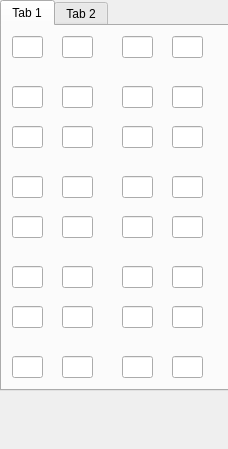
<?xml version="1.0" encoding="UTF-8"?>
<ui version="4.0">
 <class>Form</class>
 <widget class="QWidget" name="Form">
  <property name="geometry">
   <rect>
    <x>0</x>
    <y>0</y>
    <width>228</width>
    <height>449</height>
   </rect>
  </property>
  <property name="windowTitle">
   <string>Form</string>
  </property>
  <widget class="QTabWidget" name="tabWidget">
   <property name="geometry">
    <rect>
     <x>0</x>
     <y>0</y>
     <width>231</width>
     <height>391</height>
    </rect>
   </property>
   <property name="currentIndex">
    <number>0</number>
   </property>
   <widget class="QWidget" name="tab">
    <attribute name="title">
     <string>Tab 1</string>
    </attribute>
    <widget class="QLineEdit" name="lineEdit_32">
     <property name="geometry">
      <rect>
       <x>170</x>
       <y>330</y>
       <width>31</width>
       <height>22</height>
      </rect>
     </property>
    </widget>
    <widget class="QLineEdit" name="lineEdit_17">
     <property name="geometry">
      <rect>
       <x>60</x>
       <y>190</y>
       <width>31</width>
       <height>22</height>
      </rect>
     </property>
    </widget>
    <widget class="QLineEdit" name="lineEdit_20">
     <property name="geometry">
      <rect>
       <x>60</x>
       <y>240</y>
       <width>31</width>
       <height>22</height>
      </rect>
     </property>
    </widget>
    <widget class="QLineEdit" name="lineEdit_2">
     <property name="geometry">
      <rect>
       <x>60</x>
       <y>10</y>
       <width>31</width>
       <height>22</height>
      </rect>
     </property>
    </widget>
    <widget class="QLineEdit" name="lineEdit_3">
     <property name="geometry">
      <rect>
       <x>170</x>
       <y>10</y>
       <width>31</width>
       <height>22</height>
      </rect>
     </property>
    </widget>
    <widget class="QLineEdit" name="lineEdit_7">
     <property name="geometry">
      <rect>
       <x>170</x>
       <y>60</y>
       <width>31</width>
       <height>22</height>
      </rect>
     </property>
    </widget>
    <widget class="QLineEdit" name="lineEdit_19">
     <property name="geometry">
      <rect>
       <x>170</x>
       <y>240</y>
       <width>31</width>
       <height>22</height>
      </rect>
     </property>
    </widget>
    <widget class="QLineEdit" name="lineEdit_25">
     <property name="geometry">
      <rect>
       <x>10</x>
       <y>330</y>
       <width>31</width>
       <height>22</height>
      </rect>
     </property>
    </widget>
    <widget class="QLineEdit" name="lineEdit_5">
     <property name="geometry">
      <rect>
       <x>60</x>
       <y>60</y>
       <width>31</width>
       <height>22</height>
      </rect>
     </property>
    </widget>
    <widget class="QLineEdit" name="lineEdit_15">
     <property name="geometry">
      <rect>
       <x>120</x>
       <y>100</y>
       <width>31</width>
       <height>22</height>
      </rect>
     </property>
    </widget>
    <widget class="QLineEdit" name="lineEdit_24">
     <property name="geometry">
      <rect>
       <x>10</x>
       <y>190</y>
       <width>31</width>
       <height>22</height>
      </rect>
     </property>
    </widget>
    <widget class="QLineEdit" name="lineEdit_28">
     <property name="geometry">
      <rect>
       <x>10</x>
       <y>280</y>
       <width>31</width>
       <height>22</height>
      </rect>
     </property>
    </widget>
    <widget class="QLineEdit" name="lineEdit_23">
     <property name="geometry">
      <rect>
       <x>170</x>
       <y>280</y>
       <width>31</width>
       <height>22</height>
      </rect>
     </property>
    </widget>
    <widget class="QLineEdit" name="lineEdit_26">
     <property name="geometry">
      <rect>
       <x>60</x>
       <y>280</y>
       <width>31</width>
       <height>22</height>
      </rect>
     </property>
    </widget>
    <widget class="QLineEdit" name="lineEdit_16">
     <property name="geometry">
      <rect>
       <x>120</x>
       <y>150</y>
       <width>31</width>
       <height>22</height>
      </rect>
     </property>
    </widget>
    <widget class="QLineEdit" name="lineEdit_10">
     <property name="geometry">
      <rect>
       <x>170</x>
       <y>100</y>
       <width>31</width>
       <height>22</height>
      </rect>
     </property>
    </widget>
    <widget class="QLineEdit" name="lineEdit_29">
     <property name="geometry">
      <rect>
       <x>60</x>
       <y>330</y>
       <width>31</width>
       <height>22</height>
      </rect>
     </property>
    </widget>
    <widget class="QLineEdit" name="lineEdit_30">
     <property name="geometry">
      <rect>
       <x>120</x>
       <y>190</y>
       <width>31</width>
       <height>22</height>
      </rect>
     </property>
    </widget>
    <widget class="QLineEdit" name="lineEdit">
     <property name="geometry">
      <rect>
       <x>10</x>
       <y>10</y>
       <width>31</width>
       <height>22</height>
      </rect>
     </property>
    </widget>
    <widget class="QLineEdit" name="lineEdit_27">
     <property name="geometry">
      <rect>
       <x>10</x>
       <y>240</y>
       <width>31</width>
       <height>22</height>
      </rect>
     </property>
    </widget>
    <widget class="QLineEdit" name="lineEdit_14">
     <property name="geometry">
      <rect>
       <x>10</x>
       <y>150</y>
       <width>31</width>
       <height>22</height>
      </rect>
     </property>
    </widget>
    <widget class="QLineEdit" name="lineEdit_9">
     <property name="geometry">
      <rect>
       <x>60</x>
       <y>100</y>
       <width>31</width>
       <height>22</height>
      </rect>
     </property>
    </widget>
    <widget class="QLineEdit" name="lineEdit_6">
     <property name="geometry">
      <rect>
       <x>10</x>
       <y>60</y>
       <width>31</width>
       <height>22</height>
      </rect>
     </property>
    </widget>
    <widget class="QLineEdit" name="lineEdit_13">
     <property name="geometry">
      <rect>
       <x>10</x>
       <y>100</y>
       <width>31</width>
       <height>22</height>
      </rect>
     </property>
    </widget>
    <widget class="QLineEdit" name="lineEdit_12">
     <property name="geometry">
      <rect>
       <x>60</x>
       <y>150</y>
       <width>31</width>
       <height>22</height>
      </rect>
     </property>
    </widget>
    <widget class="QLineEdit" name="lineEdit_4">
     <property name="geometry">
      <rect>
       <x>120</x>
       <y>10</y>
       <width>31</width>
       <height>22</height>
      </rect>
     </property>
    </widget>
    <widget class="QLineEdit" name="lineEdit_8">
     <property name="geometry">
      <rect>
       <x>120</x>
       <y>60</y>
       <width>31</width>
       <height>22</height>
      </rect>
     </property>
    </widget>
    <widget class="QLineEdit" name="lineEdit_31">
     <property name="geometry">
      <rect>
       <x>120</x>
       <y>240</y>
       <width>31</width>
       <height>22</height>
      </rect>
     </property>
    </widget>
    <widget class="QLineEdit" name="lineEdit_22">
     <property name="geometry">
      <rect>
       <x>120</x>
       <y>330</y>
       <width>31</width>
       <height>22</height>
      </rect>
     </property>
    </widget>
    <widget class="QLineEdit" name="lineEdit_18">
     <property name="geometry">
      <rect>
       <x>170</x>
       <y>190</y>
       <width>31</width>
       <height>22</height>
      </rect>
     </property>
    </widget>
    <widget class="QLineEdit" name="lineEdit_21">
     <property name="geometry">
      <rect>
       <x>120</x>
       <y>280</y>
       <width>31</width>
       <height>22</height>
      </rect>
     </property>
    </widget>
    <widget class="QLineEdit" name="lineEdit_11">
     <property name="geometry">
      <rect>
       <x>170</x>
       <y>150</y>
       <width>31</width>
       <height>22</height>
      </rect>
     </property>
    </widget>
   </widget>
   <widget class="QWidget" name="tab_2">
    <attribute name="title">
     <string>Tab 2</string>
    </attribute>
   </widget>
  </widget>
 </widget>
 <resources/>
 <connections/>
</ui>
